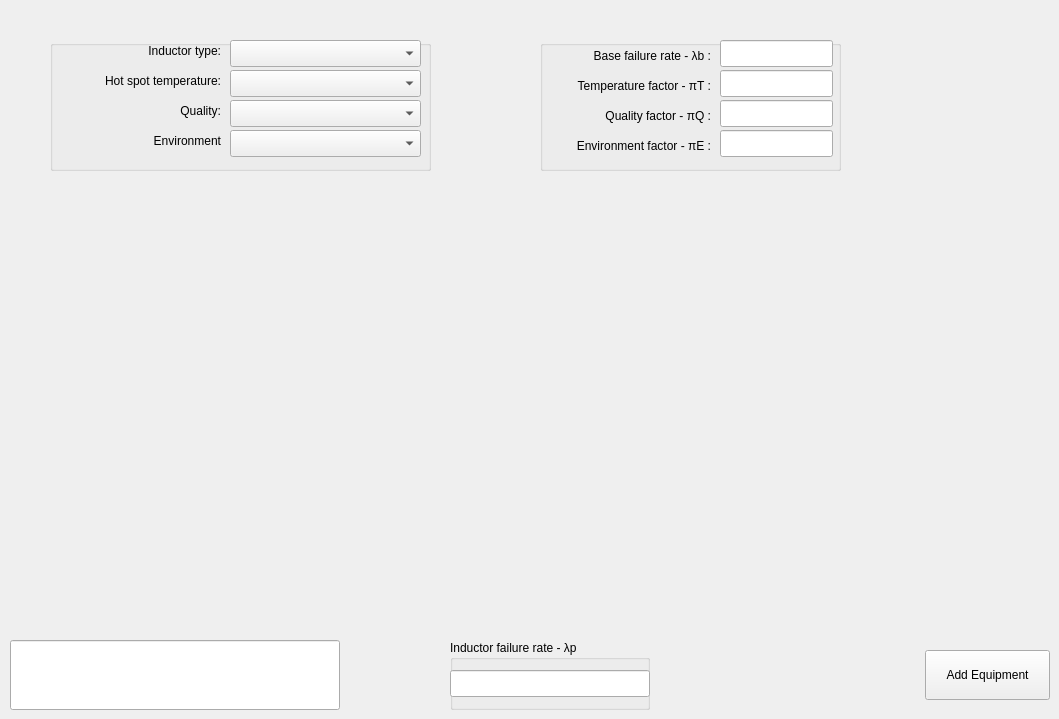
    <widget class="QWidget" name="tab_inductor">
     <attribute name="title">
      <string>Inductor</string>
     </attribute>
     <widget class="QGroupBox" name="groupBox_id_lambda_p">
      <property name="geometry">
       <rect>
        <x>450</x>
        <y>640</y>
        <width>200</width>
        <height>70</height>
       </rect>
      </property>
      <property name="title">
       <string>Inductor failure rate - λp</string>
      </property>
      <widget class="QLineEdit" name="lineEdit_id_lamda_p">
       <property name="geometry">
        <rect>
         <x>0</x>
         <y>30</y>
         <width>200</width>
         <height>27</height>
        </rect>
       </property>
       <property name="readOnly">
        <bool>true</bool>
       </property>
      </widget>
     </widget>
     <widget class="QGroupBox" name="groupBox_5">
      <property name="geometry">
       <rect>
        <x>50</x>
        <y>40</y>
        <width>381</width>
        <height>131</height>
       </rect>
      </property>
      <property name="title">
       <string/>
      </property>
      <widget class="QComboBox" name="comboBox_id_type">
       <property name="geometry">
        <rect>
         <x>180</x>
         <y>0</y>
         <width>191</width>
         <height>27</height>
        </rect>
       </property>
       <property name="currentText">
        <string/>
       </property>
      </widget>
      <widget class="QComboBox" name="comboBox_id_environment">
       <property name="geometry">
        <rect>
         <x>180</x>
         <y>90</y>
         <width>191</width>
         <height>27</height>
        </rect>
       </property>
       <property name="currentText">
        <string/>
       </property>
      </widget>
      <widget class="QLabel" name="label_id_environment">
       <property name="geometry">
        <rect>
         <x>0</x>
         <y>90</y>
         <width>171</width>
         <height>21</height>
        </rect>
       </property>
       <property name="text">
        <string>Environment</string>
       </property>
       <property name="alignment">
        <set>Qt::AlignRight|Qt::AlignTrailing|Qt::AlignVCenter</set>
       </property>
      </widget>
      <widget class="QComboBox" name="comboBox_id_quality">
       <property name="geometry">
        <rect>
         <x>180</x>
         <y>60</y>
         <width>191</width>
         <height>27</height>
        </rect>
       </property>
       <property name="currentText">
        <string/>
       </property>
      </widget>
      <widget class="QLabel" name="label_id_inductor_type">
       <property name="geometry">
        <rect>
         <x>0</x>
         <y>0</y>
         <width>171</width>
         <height>21</height>
        </rect>
       </property>
       <property name="text">
        <string>Inductor type:</string>
       </property>
       <property name="alignment">
        <set>Qt::AlignRight|Qt::AlignTrailing|Qt::AlignVCenter</set>
       </property>
      </widget>
      <widget class="QLabel" name="label_id_quality">
       <property name="geometry">
        <rect>
         <x>110</x>
         <y>60</y>
         <width>61</width>
         <height>21</height>
        </rect>
       </property>
       <property name="text">
        <string>Quality:</string>
       </property>
       <property name="alignment">
        <set>Qt::AlignRight|Qt::AlignTrailing|Qt::AlignVCenter</set>
       </property>
      </widget>
      <widget class="QLabel" name="label_id_hot_spot_temperature">
       <property name="geometry">
        <rect>
         <x>0</x>
         <y>30</y>
         <width>171</width>
         <height>21</height>
        </rect>
       </property>
       <property name="text">
        <string>Hot spot temperature:</string>
       </property>
       <property name="alignment">
        <set>Qt::AlignRight|Qt::AlignTrailing|Qt::AlignVCenter</set>
       </property>
      </widget>
      <widget class="QComboBox" name="comboBox_id_hot_spot_temperature">
       <property name="geometry">
        <rect>
         <x>180</x>
         <y>30</y>
         <width>191</width>
         <height>27</height>
        </rect>
       </property>
       <property name="currentText">
        <string/>
       </property>
      </widget>
     </widget>
     <widget class="QGroupBox" name="groupBox_11">
      <property name="geometry">
       <rect>
        <x>540</x>
        <y>40</y>
        <width>301</width>
        <height>131</height>
       </rect>
      </property>
      <property name="title">
       <string/>
      </property>
      <widget class="QLineEdit" name="lineEdit_id_lambda_b">
       <property name="geometry">
        <rect>
         <x>180</x>
         <y>0</y>
         <width>113</width>
         <height>27</height>
        </rect>
       </property>
       <property name="readOnly">
        <bool>true</bool>
       </property>
      </widget>
      <widget class="QLabel" name="label_id_pi_q">
       <property name="geometry">
        <rect>
         <x>30</x>
         <y>60</y>
         <width>141</width>
         <height>31</height>
        </rect>
       </property>
       <property name="text">
        <string>Quality factor - πQ :</string>
       </property>
       <property name="alignment">
        <set>Qt::AlignRight|Qt::AlignTrailing|Qt::AlignVCenter</set>
       </property>
      </widget>
      <widget class="QLineEdit" name="lineEdit_id_pi_e">
       <property name="geometry">
        <rect>
         <x>180</x>
         <y>90</y>
         <width>113</width>
         <height>27</height>
        </rect>
       </property>
       <property name="text">
        <string/>
       </property>
       <property name="readOnly">
        <bool>true</bool>
       </property>
      </widget>
      <widget class="QLineEdit" name="lineEdit_id_pi_t">
       <property name="geometry">
        <rect>
         <x>180</x>
         <y>30</y>
         <width>113</width>
         <height>27</height>
        </rect>
       </property>
       <property name="text">
        <string/>
       </property>
       <property name="readOnly">
        <bool>true</bool>
       </property>
      </widget>
      <widget class="QLabel" name="label_id_lambda_b">
       <property name="geometry">
        <rect>
         <x>20</x>
         <y>0</y>
         <width>151</width>
         <height>31</height>
        </rect>
       </property>
       <property name="text">
        <string>Base failure rate - λb :</string>
       </property>
       <property name="alignment">
        <set>Qt::AlignRight|Qt::AlignTrailing|Qt::AlignVCenter</set>
       </property>
      </widget>
      <widget class="QLabel" name="label_id_pi_t">
       <property name="geometry">
        <rect>
         <x>0</x>
         <y>30</y>
         <width>171</width>
         <height>31</height>
        </rect>
       </property>
       <property name="text">
        <string>Temperature factor - πT :</string>
       </property>
       <property name="alignment">
        <set>Qt::AlignRight|Qt::AlignTrailing|Qt::AlignVCenter</set>
       </property>
      </widget>
      <widget class="QLineEdit" name="lineEdit_id_pi_q">
       <property name="geometry">
        <rect>
         <x>180</x>
         <y>60</y>
         <width>113</width>
         <height>27</height>
        </rect>
       </property>
       <property name="text">
        <string/>
       </property>
       <property name="readOnly">
        <bool>true</bool>
       </property>
      </widget>
      <widget class="QLabel" name="label_id_pi_e">
       <property name="geometry">
        <rect>
         <x>0</x>
         <y>90</y>
         <width>171</width>
         <height>31</height>
        </rect>
       </property>
       <property name="text">
        <string>Environment factor - πE :</string>
       </property>
       <property name="alignment">
        <set>Qt::AlignRight|Qt::AlignTrailing|Qt::AlignVCenter</set>
       </property>
      </widget>
     </widget>
     <widget class="QPushButton" name="addButton_c_ee_inductor">
      <property name="geometry">
       <rect>
        <x>925</x>
        <y>650</y>
        <width>125</width>
        <height>50</height>
       </rect>
      </property>
      <property name="text">
       <string>Add Equipment</string>
      </property>
     </widget>
     <widget class="QLineEdit" name="lineEdit_c_id_warning_box">
      <property name="geometry">
       <rect>
        <x>10</x>
        <y>640</y>
        <width>330</width>
        <height>70</height>
       </rect>
      </property>
      <property name="readOnly">
       <bool>true</bool>
      </property>
     </widget>
    </widget>
